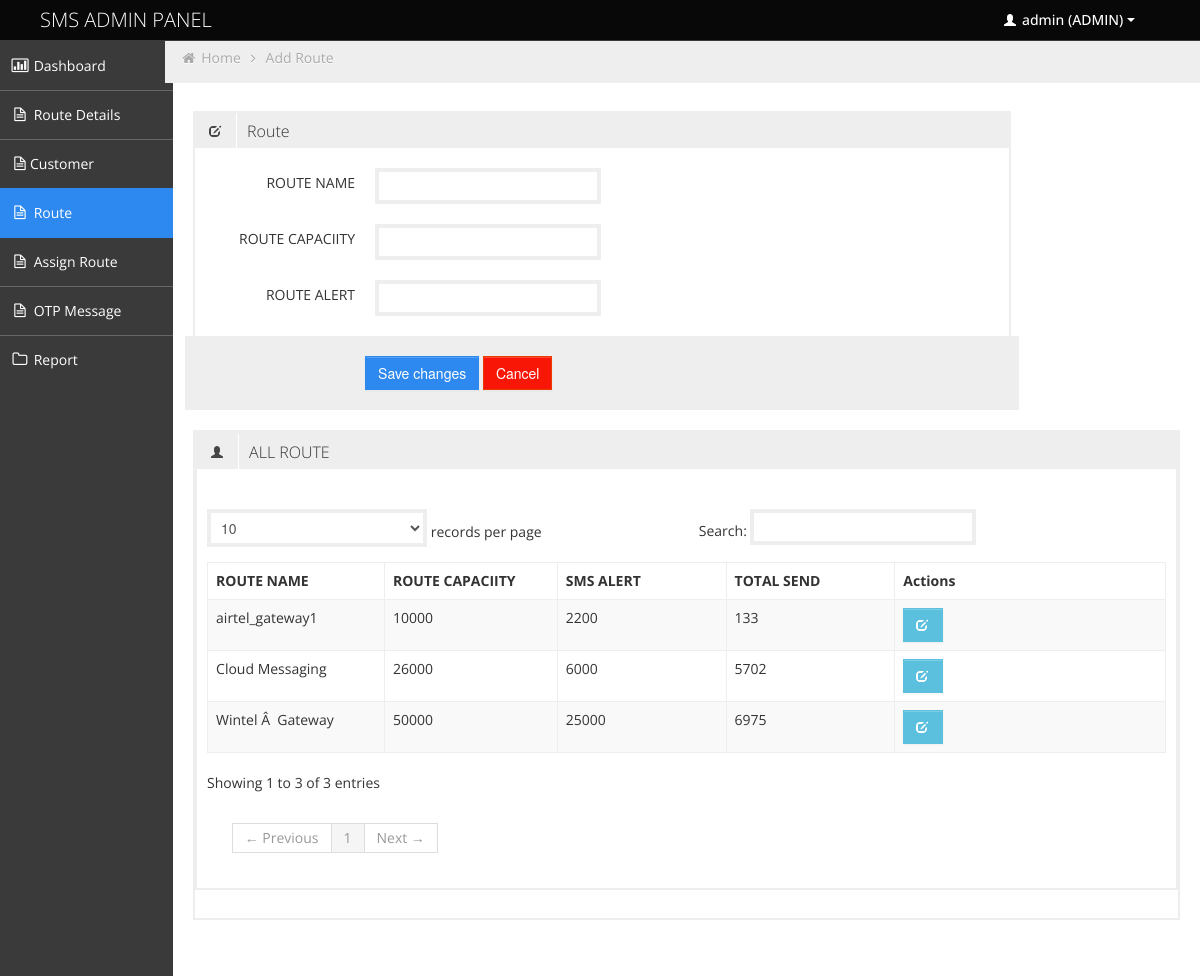
The page /add_route.php (signed in) on the database its author committed.
### tables this page shows
CREATE TABLE IF NOT EXISTS `route_api` (
  `route` int(11) NOT NULL AUTO_INCREMENT,
  `route_name` varchar(155) NOT NULL,
  `route_capacity` int(55) NOT NULL,
  `alert` int(11) NOT NULL,
  PRIMARY KEY (`route`)
);

### class/control_view.php (called while the page is built, shortened)
<?php
	function view_route(){
	   $sql = "SELECT route,route_name,route_capacity,alert FROM route_api  ORDER BY route ASC";
		$query = mysql_query($sql) or die (mysql_error());
		return $query;
	}
?>

### add_route.php (the view, shortened to what this page needs)
<?php include('header_file.php');?>
<?php include('menu.php'); ?>
<?php include('date.php'); ?>
<?php include('class/control_view.php'); ?>
<div id="content" class="span10">
<ul class="breadcrumb">
<li>
	<i class="icon-home"></i>
	<a href="home.php">Home</a>
	<i class="icon-angle-right"></i>
</li>
<li><a href="#">Add Route</a></li>
</ul>
<div class="row-fluid">
<div class="box span10">
	<div class="box-header" data-original-title="">
		<h2><i class="halflings-icon edit"></i><span class="break"></span>Route</h2>
	</div>
	<div class="box-content">
	</div>
	<form  action="<?php echo htmlspecialchars($_SERVER['PHP_SELF']); ?>" method="POST" class="form-horizontal">
		<fieldset>
			<div class="control-group">
				<label class="control-label" for="inputSuccess">ROUTE NAME</label>
				<div class="controls">
					<input type="text" name="route_name" id="route_name">
				</div>
			</div>
			<div class="control-group">
				<label class="control-label" for="inputSuccess">ROUTE CAPACIITY</label>
				<div class="controls">
					<input type="text" name="route_capacity" id="route_capacity">
				</div>
			</div>
			<div class="control-group">
				<label class="control-label" for="inputSuccess">ROUTE ALERT</label>
				<div class="controls">
					<input type="text" name="alert" id="alert">
				</div>
			</div>
			<div class="form-actions">
				<button type="submit" class="btn btn-primary">Save changes</button>
				<input type="reset" value="Cancel" class="btn btn-danger">
			</div>
		</fieldset>
	</form>
</div>
<div class="row-fluid">
	<div class="box span12">
		<div class="box span12">
			<div class="box-header" data-original-title="">
				<h2><i class="halflings-icon user"></i><span class="break"></span>ALL ROUTE</h2>
			</div>
			<div class="box-content">
				<div id="DataTables_Table_0_wrapper" class="dataTables_wrapper" role="grid"><div class="row-fluid"><div class="span6"><div class="dataTables_filter" id="DataTables_Table_0_filter"></div></div></div><table class="table table-striped table-bordered bootstrap-datatable datatable dataTable" id="DataTables_Table_0" aria-describedby="DataTables_Table_0_info">
						<thead>
							<tr role="row">
								<th class="sorting_asc" role="columnheader" tabindex="0" aria-controls="DataTables_Table_0" rowspan="1" colspan="1" aria-sort="ascending" aria-label="Username: activate to sort column descending" style="width: 170px;">ROUTE NAME</th>
								<th class="sorting_asc" role="columnheader" tabindex="0" aria-controls="DataTables_Table_0" rowspan="1" colspan="1" aria-sort="ascending" aria-label="Username: activate to sort column descending" style="width: 170px;">ROUTE CAPACIITY</th>
								<th class="sorting_asc" role="columnheader" tabindex="0" aria-controls="DataTables_Table_0" rowspan="1" colspan="1" aria-sort="ascending" aria-label="Username: activate to sort column descending" style="width: 170px;">SMS ALERT</th>
								<th class="sorting_asc" role="columnheader" tabindex="0" aria-controls="DataTables_Table_0" rowspan="1" colspan="1" aria-sort="ascending" aria-label="Username: activate to sort column descending" style="width: 170px;">TOTAL SEND</th>
								<th class="sorting" role="columnheader" tabindex="0" aria-controls="DataTables_Table_0" rowspan="1" colspan="1" aria-label="Actions: activate to sort column ascending" style="width: 289px;">Actions</th>
							</tr>
						</thead>
						<tbody role="alert" aria-live="polite" aria-relevant="all">
							<?php
							require_once 'class/control_view.php';
							$display_route = view_route();
							while ($view = mysql_fetch_assoc($display_route)) {
								    $id    = $view['route'];
								    $alert = $view['alert'];
								    $sql = "SELECT SUM(total_send) as total_send FROM `user_route_api` WHERE `route_id`= $id";
									$result = mysql_query($sql) or die (mysql_error());
									while ($row = mysql_fetch_assoc($result)){
								?>
								<tr class="odd">
									<td class=" sorting_1"><?php echo $view['route_name']; ?></td>
									<td class=" sorting_1"><?php echo $view['route_capacity']; ?></td>
									<td class=" sorting_1"><?php echo $alert; ?></td>
									<td class=" sorting_1"><?php echo $row['total_send']; ?></td>
									<td class="center ">
										<a class="btn btn-info" href="update_route.php?update=<?php echo $view['route'] ?>">
											<i class="halflings-icon white edit"></i>
										</a>
									</td>
								</tr>
									<?php }}
						?>
						</tbody></table><div class="row-fluid"></div>
				</div>
			</div>
		</div>
	</div>
</div>
</div>
</div>
<?php include ('footer.php') ?>

### css/style.css (style rules this page uses)
body { background: #F5F5F5; color: #333; border: none; font-family: 'Open Sans', sans-serif; font-weight: 400; }
a { color: #646464; }
h2 { font-size: 16px; line-height: 16px; }
#content { background: #ffffff; filter: none; min-height: 100%; padding: 20px 20px; position: relative; }
.breadcrumb { margin: -28px -28px 28px -28px; line-height: 34px; background: #eee; border: 0px; color: #aaa; -webkit-box-shadow: none; -moz-box-shadow: none; box-shadow: none; -webkit-border-radius: 0px; -moz-border-radius: 0px; border-radius: 0px; }
.breadcrumb a { color: #aaa; text-shadow: 0px 1px 1px #fff; }
.box { border: 2px solid #eee; background: #fff !important; margin-bottom: 28px; }
.box-header { height: 16px; font-size: 16px; line-height: 16px; padding: 10px; background: #eee; -webkit-box-shadow: none; -moz-box-shadow: none; box-shadow: none; overflow: hidden; }
.box-header h2 { float:left; margin-top: 0px; font-weight: 300; }
.box-header h2 i { margin: 0px 3px 0px 4px; opacity: .8; filter: alpha(opacity=80); -ms-filter:"progid:DXImageTransform.Microsoft.Alpha(Opacity=80)"; }
.box-content { position: relative; z-index: 50; margin-top: -1px; padding: 10px; background: #fff !important; }
.form-actions { padding: 19px 20px 20px; margin: 20px -10px -30px -10px; background-color: #eee; border-top: 1px solid #eee; *zoom: 1; }
.form-actions:before, .form-actions:after { display: table; line-height: 0; content: ""; }
.form-actions:after { clear: both; }
.btn { display: inline-block; padding: 6px 12px; margin-bottom: 0; font-size: 14px; font-weight: 500; line-height: 20px; text-align: center; white-space: nowrap; vertical-align: middle; cursor: pointer; border: 1px solid #a7a9aa; -webkit-border-radius: 0px !important; border-radius: 0px !important; }
.btn i { margin-top: 2px; }
.btn { color: #ffffff; background-color: #a7a9aa; border-color: #a7a9aa; background-image: none; filter: none; text-shadow: none; }
.btn-primary { background-color: #2D89EF; border-color: #2D89EF; }
.btn-danger { background-color: #F81706; border-color: #EB3C00; }
.btn-info { background-color: #5bc0de; border-color: #5bc0de; }
.table th, .table td { border-top: 1px solid #eee; }
.table-bordered { border-color: #eee; -webkit-border-radius: 0px !important; -moz-border-radius: 0px !important; border-radius: 0px !important; }
.table-bordered th, .table-bordered td { border-left: 1px solid #eee; }
.table-bordered thead:first-child tr:first-child > th:first-child, .table-bordered tbody:first-child tr:first-child > td:first-child, .table-bordered tbody:first-child tr:first-child > th:first-child { -webkit-border-radius: 0px !important; -moz-border-radius: 0px !important; border-radius: 0px !important; }
.table-bordered thead:first-child tr:first-child > th:last-child, .table-bordered tbody:first-child tr:first-child > td:last-child, .table-bordered tbody:first-child tr:first-child > th:last-child { -webkit-border-radius: 0px !important; -moz-border-radius: 0px !important; border-radius: 0px !important; }
.table-bordered thead:last-child tr:last-child > th:first-child, .table-bordered tbody:last-child tr:last-child > td:first-child, .table-bordered tbody:last-child tr:last-child > th:first-child, .table-bordered tfoot:last-child tr:last-child > td:first-child, .table-bordered tfoot:last-child tr:last-child > th:first-child { -webkit-border-radius: 0px !important; -moz-border-radius: 0px !important; border-radius: 0px !important; }
.table-bordered thead:last-child tr:last-child > th:last-child, .table-bordered tbody:last-child tr:last-child > td:last-child, .table-bordered tbody:last-child tr:last-child > th:last-child, .table-bordered tfoot:last-child tr:last-child > td:last-child, .table-bordered tfoot:last-child tr:last-child > th:last-child { -webkit-border-radius: 0px !important; -moz-border-radius: 0px !important; border-radius: 0px !important; }

### css/style-responsive.css (style rules this page uses)
@media (min-width: 1200px) { #content { width: 85.578%; padding: 28px; margin: 0px 0px; margin-left: 14.422% !important; } }

### rows shown on the page
route_api: route_name "Cloud Messaging", route_capacity "26000", alert "6000", total_send "5702"
route_api: route_name "Wintel Â Gateway", route_capacity "50000", alert "25000", total_send "6975"
route_api: route_name "airtel_gateway1", route_capacity "10000", alert "2200", total_send "133"

### other values the page prints
$_SESSION['NAME'] "admin"
$_SESSION['ADMIN'] "ADMIN"
